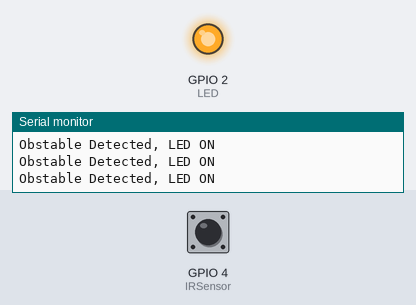
A sketch run on a simulated ESP32. On the bench: output pins drawn as LEDs (lit = HIGH), the last lines printed to the serial monitor. Dashed ring = blinking. The test bench sets the inputs (shaded band); at power-on: GPIO 4 (IRSensor) LOW.

Above: at 1.2 s.
1.3 s: GPIO 4 (IRSensor) driven HIGH
At 2.3 s:
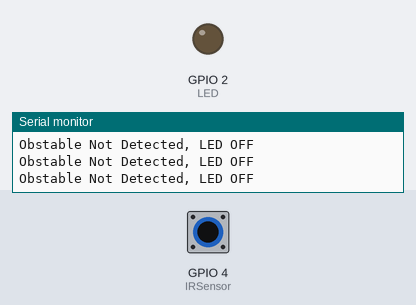
2.8 s: GPIO 4 (IRSensor) driven LOW
At 3.2 s:
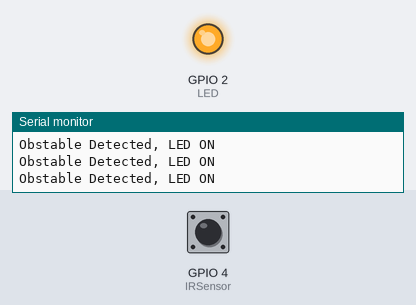
5.8 s: GPIO 4 (IRSensor) pulsed HIGH 2 times (0.12 s each, 0.3 s apart)
At 6.03 s:
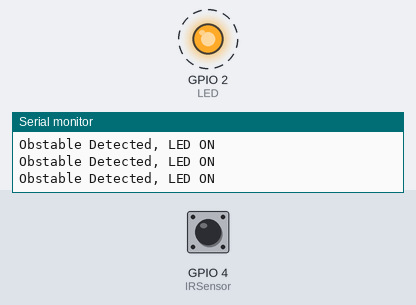
9.4 s: GPIO 4 (IRSensor) pulsed HIGH 2 times (0.12 s each, 0.3 s apart)
At 10.8 s:
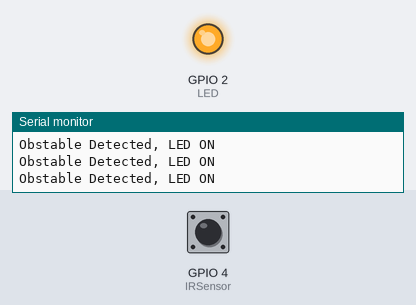
Timing chart, 0 to 12.4 s (numbered marks = the images above; inputs shaded):
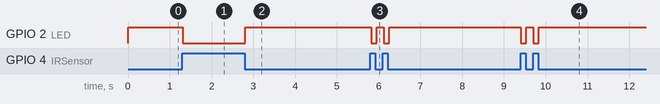

Measured:
- after the input at 1.3 s, GPIO 2 (LED): HIGH → LOW at once
- after the input at 2.8 s, GPIO 2 (LED): LOW → HIGH at once
- after the input at 5.8 s, GPIO 2 (LED): alternates HIGH for 0.17 s and LOW for 0.13 s, 4 changes in all, then stays HIGH, starting at once
- after the input at 9.4 s, GPIO 2 (LED): alternates HIGH for 0.17 s and LOW for 0.13 s, 4 changes in all, then stays HIGH, starting at once

The sketch:

IR_SENSOR.ino
```cpp
int IRSensor = 4; // connect ir sensor to arduino pin 2
int LED = 2; // conect Led to arduino pin 13


void setup()
{

  pinMode (IRSensor, INPUT); // sensor pin INPUT
  pinMode (LED, OUTPUT); // Led pin OUTPUT
   Serial.begin(9600);
}

void loop()
{
  int statusSensor = digitalRead (IRSensor);

  if (statusSensor == 1){
    digitalWrite(LED, LOW); // LED LOW
    Serial.println("Obstable Not Detected, LED OFF");
  }
   else
  {
    digitalWrite(LED, HIGH); // LED High
    Serial.println("Obstable Detected, LED ON");
  }

}
```
